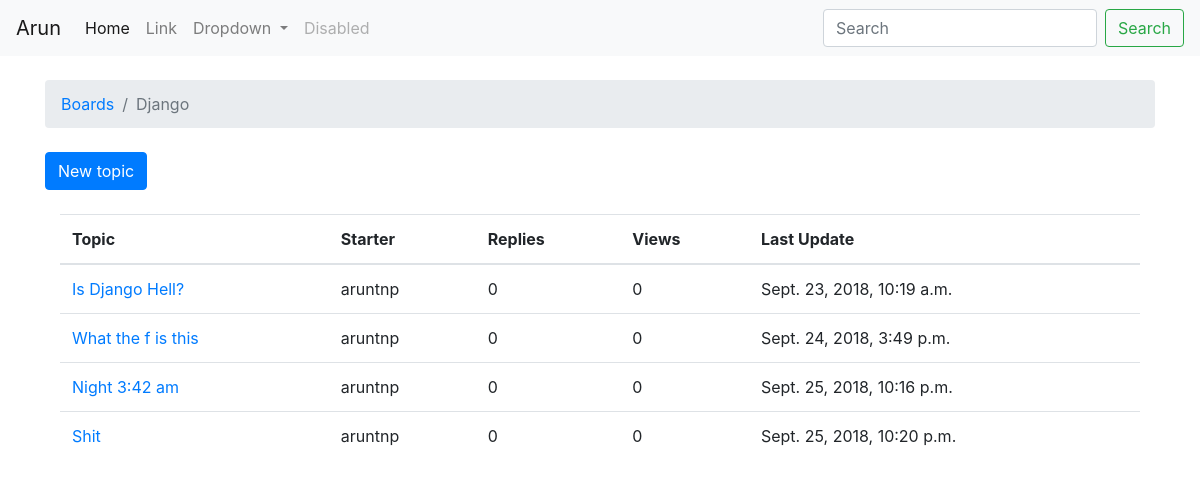
The app's page /boards/1/ with its own data.
### boards/models.py (models this page shows, shortened)
class Board(models.Model):
    name = models.CharField(max_length=30, unique=True)
    description = models.CharField(max_length=100)

class Topic(models.Model):
    subject = models.CharField(max_length=255)
    last_updated = models.DateTimeField(auto_now_add=True)
    board = models.ForeignKey(Board, related_name='topics')
    starter = models.ForeignKey(User, related_name='topics')

### boards/views.py (the view)
# urls.py: url(r'^boards/(?P<pk>\d+)/$', views.board_topics, name = 'board_topics'),
def board_topics(request, pk):
    b_topics = get_object_or_404(Board, pk=pk)
    context = {'boards': b_topics}
    return render(request, 'topic.html', context)

### templates/topic.html
<!DOCTYPE html>
{% extends 'base.html' %}
{% block where %}
<li class="breadcrumb-item"><a href="{% url 'home' %}">Boards</a></li>
<li class="breadcrumb-item active">{{ boards.name }}</li>
{% endblock %}
{% block content %}
<div class="mb-4">
  <a href="{% url 'new_topics' boards.pk %}" class="btn btn-primary">New topic</a>
</div>
<div class="container">
  <table class="table">
    <thead class="thead-inverse">
      <tr>
        <th>Topic</th>
        <th>Starter</th>
        <th>Replies</th>
        <th>Views</th>
        <th>Last Update</th>
      </tr>
    </thead>
    <tbody>
      {% for topic in boards.topics.all %}
      <tr>
        <td><a href="#">{{ topic.subject }}</a></td>
        <td>{{ topic.starter.username }}</td>
        <td>0</td>
        <td>0</td>
        <td>{{ topic.last_updated }}</td>
      </tr>
      {% endfor %}
    </tbody>
  </table>
</div>
{% endblock %}

### templates/base.html (shortened to what this page needs)
{% load static %}
<!DOCTYPE html>
<html lang="en" dir="ltr">
<head>
  <link rel="stylesheet" href="https://stackpath.bootstrapcdn.com/bootstrap/4.1.3/css/bootstrap.min.css">
</head>
<body>
  <nav class="navbar navbar-expand-lg navbar-light bg-light">
    <a class="navbar-brand" href="#">Arun</a>
    <div class="collapse navbar-collapse" id="navbarSupportedContent">
      <ul class="navbar-nav mr-auto">
        <li class="nav-item active">
          <a class="nav-link" href="#">Home <span class="sr-only">(current)</span></a>
        </li>
        <li class="nav-item">
          <a class="nav-link" href="#">Link</a>
        </li>
        <li class="nav-item dropdown">
          <a class="nav-link dropdown-toggle" href="#" id="navbarDropdown" role="button" data-toggle="dropdown" aria-haspopup="true" aria-expanded="false">
          Dropdown
          </a>
        </li>
        <li class="nav-item">
          <a class="nav-link disabled" href="#">Disabled</a>
        </li>
      </ul>
      <form class="form-inline my-2 my-lg-0">
        <input class="form-control mr-sm-2" type="search" placeholder="Search" aria-label="Search">
        <button class="btn btn-outline-success my-2 my-sm-0" type="submit">Search</button>
      </form>
    </div>
  </nav>
  <div class="container">
    <ol class="breadcrumb my-4">
      {% block where %}
      {% endblock %}
    </ol>
  </div>
  <div class="container">
    {% block content %}
    {% endblock %}
  </div>
</body>
</html>

### records on screen
Board: name "Django"
Topic: subject "Is Django Hell?", starter.username "aruntnp", last_updated "Sept. 23, 2018, 10:19 a.m."
Topic: subject "What the f is this", starter.username "aruntnp", last_updated "Sept. 24, 2018, 3:49 p.m."
Topic: subject "Night 3:42 am", starter.username "aruntnp", last_updated "Sept. 25, 2018, 10:16 p.m."
Topic: subject "Shit", starter.username "aruntnp", last_updated "Sept. 25, 2018, 10:20 p.m."
